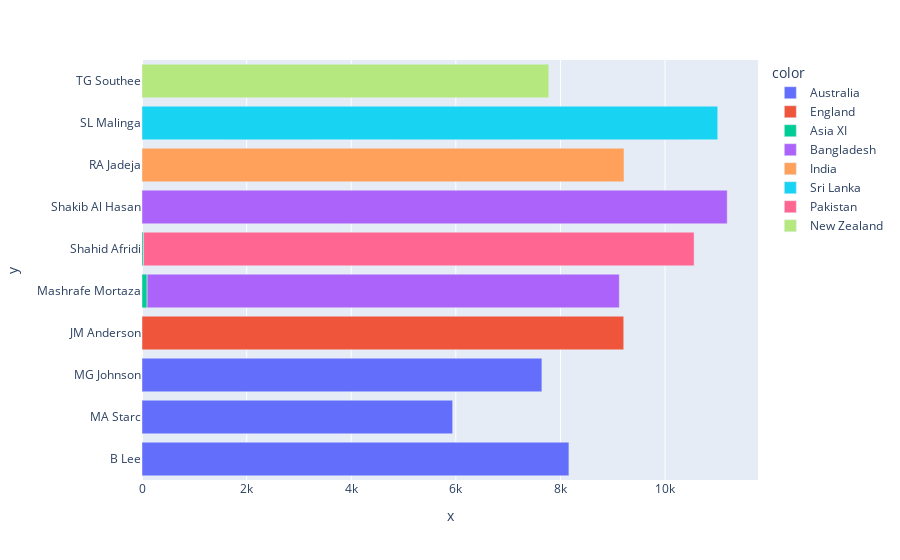

The notebook cell saved with this chart:
### Code cell
px.bar(x=nationalities_bowlers['count'],y=nationalities_bowlers.bowler,color=nationalities_bowlers.bowling_team)

### Figure 1 — Plotly figure (JSON) as saved in the notebook; plotly's stock layout.template omitted (floating-point values rounded to 4 significant figures)
{"data": [{"alignmentgroup": "True", "hovertemplate": "color=Australia<br>x=%{x}<br>y=%{y}<extra></extra>", "legendgroup": "Australia", "marker": {"color": "#636efa", "pattern": {"shape": ""}}, "name": "Australia", "offsetgroup": "Australia", "orientation": "h", "showlegend": true, "textposition": "auto", "type": "bar", "x": [8162, 5939, 7645], "xaxis": "x", "y": ["B Lee", "MA Starc", "MG Johnson"], "yaxis": "y"}, {"alignmentgroup": "True", "hovertemplate": "color=England<br>x=%{x}<br>y=%{y}<extra></extra>", "legendgroup": "England", "marker": {"color": "#EF553B", "pattern": {"shape": ""}}, "name": "England", "offsetgroup": "England", "orientation": "h", "showlegend": true, "textposition": "auto", "type": "bar", "x": [9210], "xaxis": "x", "y": ["JM Anderson"], "yaxis": "y"}, {"alignmentgroup": "True", "hovertemplate": "color=Asia XI<br>x=%{x}<br>y=%{y}<extra></extra>", "legendgroup": "Asia XI", "marker": {"color": "#00cc96", "pattern": {"shape": ""}}, "name": "Asia XI", "offsetgroup": "Asia XI", "orientation": "h", "showlegend": true, "textposition": "auto", "type": "bar", "x": [98, 30], "xaxis": "x", "y": ["Mashrafe Mortaza", "Shahid Afridi"], "yaxis": "y"}, {"alignmentgroup": "True", "hovertemplate": "color=Bangladesh<br>x=%{x}<br>y=%{y}<extra></extra>", "legendgroup": "Bangladesh", "marker": {"color": "#ab63fa", "pattern": {"shape": ""}}, "name": "Bangladesh", "offsetgroup": "Bangladesh", "orientation": "h", "showlegend": true, "textposition": "auto", "type": "bar", "x": [9027, 11188], "xaxis": "x", "y": ["Mashrafe Mortaza", "Shakib Al Hasan"], "yaxis": "y"}, {"alignmentgroup": "True", "hovertemplate": "color=India<br>x=%{x}<br>y=%{y}<extra></extra>", "legendgroup": "India", "marker": {"color": "#FFA15A", "pattern": {"shape": ""}}, "name": "India", "offsetgroup": "India", "orientation": "h", "showlegend": true, "textposition": "auto", "type": "bar", "x": [9215], "xaxis": "x", "y": ["RA Jadeja"], "yaxis": "y"}, {"alignmentgroup": "True", "hovertemplate": "color=Sri Lanka<br>x=%{x}<br>y=%{y}<extra></extra>", "legendgroup": "Sri Lanka", "marker": {"color": "#19d3f3", "pattern": {"shape": ""}}, "name": "Sri Lanka", "offsetgroup": "Sri Lanka", "orientation": "h", "showlegend": true, "textposition": "auto", "type": "bar", "x": [11007], "xaxis": "x", "y": ["SL Malinga"], "yaxis": "y"}, {"alignmentgroup": "True", "hovertemplate": "color=Pakistan<br>x=%{x}<br>y=%{y}<extra></extra>", "legendgroup": "Pakistan", "marker": {"color": "#FF6692", "pattern": {"shape": ""}}, "name": "Pakistan", "offsetgroup": "Pakistan", "orientation": "h", "showlegend": true, "textposition": "auto", "type": "bar", "x": [10525], "xaxis": "x", "y": ["Shahid Afridi"], "yaxis": "y"}, {"alignmentgroup": "True", "hovertemplate": "color=New Zealand<br>x=%{x}<br>y=%{y}<extra></extra>", "legendgroup": "New Zealand", "marker": {"color": "#B6E880", "pattern": {"shape": ""}}, "name": "New Zealand", "offsetgroup": "New Zealand", "orientation": "h", "showlegend": true, "textposition": "auto", "type": "bar", "x": [7777], "xaxis": "x", "y": ["TG Southee"], "yaxis": "y"}], "layout": {"barmode": "relative", "legend": {"title": {"text": "color"}, "tracegroupgap": 0}, "margin": {"t": 60}, "xaxis": {"anchor": "y", "domain": [0, 1], "title": {"text": "x"}}, "yaxis": {"anchor": "x", "domain": [0, 1], "title": {"text": "y"}}}}
